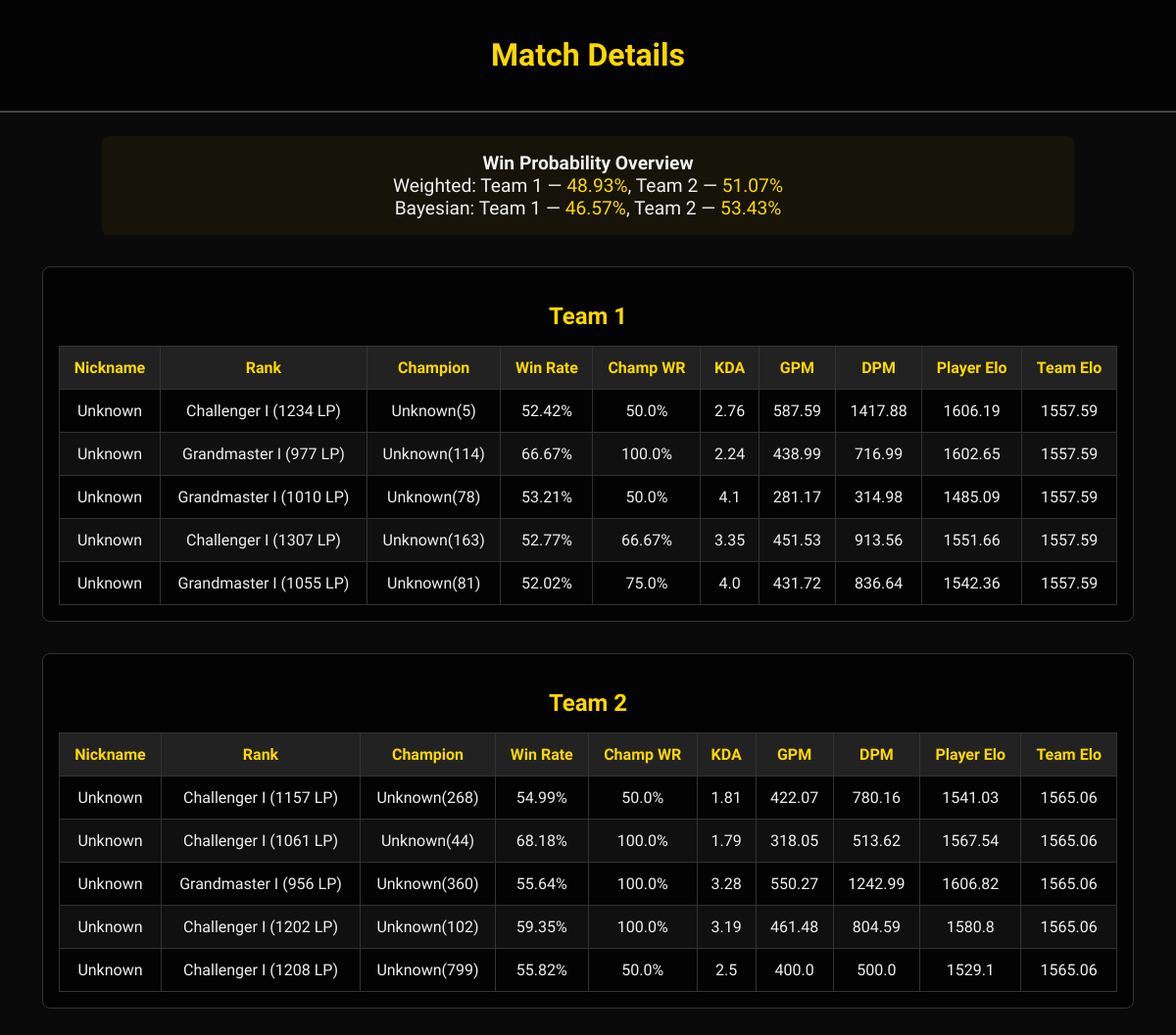
/match/2, run on the app's committed database.
### tables this page shows
CREATE TABLE matches (
            match_id INTEGER PRIMARY KEY AUTOINCREMENT,
            summoner TEXT NOT NULL,
            server TEXT NOT NULL,
            timestamp TEXT NOT NULL,
            team1_win_probability REAL,
            team2_win_probability REAL,
            team1_win_probability_bayes REAL,
            team2_win_probability_bayes REAL
        );

CREATE TABLE players (
            player_id INTEGER PRIMARY KEY AUTOINCREMENT,
            match_id INTEGER NOT NULL,
            nickname TEXT NOT NULL,
            champion TEXT NOT NULL,
            rank TEXT,
            general_winrate REAL,
            champion_winrate REAL,
            kda REAL,
            gold_per_minute REAL,
            damage_per_minute REAL,
            FOREIGN KEY (match_id) REFERENCES matches(match_id)
        );

### app.py (the view)
@app.route('/match/<int:match_id>')
def match_details(match_id):
    match = get_match_by_id(match_id)
    players = get_match_data(match_id)
    return render_template("match_details.html", match=match, players=players)

### database.py (called while the page is built)
def get_match_by_id(match_id):
    conn = sqlite3.connect(DB_PATH)
    cursor = conn.cursor()
    cursor.execute("""
        SELECT * FROM matches WHERE match_id = ?
    """, (match_id,))
    match = cursor.fetchone()
    conn.close()
    return match

### elo_calculator.py (called while the page is built)
def convert_rank_to_elo(rank_str):
    match = re.match(r"(\w+) (\d) \((\d+)LP\)", rank_str)
    if not match:
        return 1500  # Default for unranked
    tier, division, lp = match.groups()
    base = rank_values.get(tier, 1500)
    bonus = (4 - int(division)) * 50
    return base + bonus + int(lp)

def stat_influence(value, metric, weight):
    try:
        value = float(value)
    except:
        value = pop_means[metric]
    z = (value - pop_means[metric]) / pop_std[metric]
    return z * weight * 100  # influence in Elo units

def calculate_player_elo(player):
    rank_elo = convert_rank_to_elo(player.get("rank", "Unranked"))
    winrate_infl = stat_influence(player.get("general_winrate", 50), "win_rate", weights["win_rate"])
    kda_infl = stat_influence(player.get("kda", 2.5), "kda", weights["kda"])
    gpm_infl = stat_influence(player.get("gold_per_minute", 400), "gold_per_minute", weights["gold_per_minute"])
    dpm_infl = stat_influence(player.get("damage_per_minute", 500), "damage_per_minute", weights["damage_per_minute"])
    total_elo = rank_elo + winrate_infl + kda_infl + gpm_infl + dpm_infl
    return total_elo

### templates/match_details.html (shortened to what this page needs)
<!DOCTYPE html>
<html lang="en">
<head>
</head>
<body>
  <header>
    <h1>Match Details</h1>
  </header>
  <div class="overview">
    <strong>Win Probability Overview</strong><br>
    Weighted: Team 1 — <span style="color: gold;">{{ match[4] }}%</span>, Team 2 — <span style="color: gold;">{{ match[5] }}%</span><br>
    Bayesian: Team 1 — <span style="color: gold;">{{ match[6] }}%</span>, Team 2 — <span style="color: gold;">{{ match[7] }}%</span>
  </div>
  <div class="team-section">
    <h2>Team 1</h2>
    <table>
      <thead>
        <tr>
          <th>Nickname</th>
          <th>Rank</th>
          <th>Champion</th>
          <th>Win Rate</th>
          <th>Champ WR</th>
          <th>KDA</th>
          <th>GPM</th>
          <th>DPM</th>
          <th>Player Elo</th>
          <th>Team Elo</th>
        </tr>
      </thead>
      <tbody>
        {% for player in players[:5] %}
        <tr>
          <td>{{ player[0] }}</td>
          <td>{{ player[1] }}</td>
          <td>{{ player[2] }}</td>
          <td>{{ player[3] }}%</td>
          <td>{{ player[4] }}%</td>
          <td>{{ player[5] }}</td>
          <td>{{ player[6] }}</td>
          <td>{{ player[7] }}</td>
          <td>{{ player[8] }}</td>
          <td>{{ player[9] }}</td>
        </tr>
        {% endfor %}
      </tbody>
    </table>
  </div>
  <div class="team-section">
    <h2>Team 2</h2>
    <table>
      <thead>
        <tr>
          <th>Nickname</th>
          <th>Rank</th>
          <th>Champion</th>
          <th>Win Rate</th>
          <th>Champ WR</th>
          <th>KDA</th>
          <th>GPM</th>
          <th>DPM</th>
          <th>Player Elo</th>
          <th>Team Elo</th>
        </tr>
      </thead>
      <tbody>
        {% for player in players[5:] %}
        <tr>
          <td>{{ player[0] }}</td>
          <td>{{ player[1] }}</td>
          <td>{{ player[2] }}</td>
          <td>{{ player[3] }}%</td>
          <td>{{ player[4] }}%</td>
          <td>{{ player[5] }}</td>
          <td>{{ player[6] }}</td>
          <td>{{ player[7] }}</td>
          <td>{{ player[8] }}</td>
          <td>{{ player[9] }}</td>
        </tr>
        {% endfor %}
      </tbody>
    </table>
  </div>
</body>
</html>

### templates/match_details.html (style rules this page uses)
body { font-family: 'Beaufort for LOL', serif; margin: 0; background-color: #0a0a0a; color: #f0f0f0; background-size: cover; background-position: center; background-repeat: no-repeat; }
header { background-color: rgba(0, 0, 0, 0.7); padding: 1rem 2rem; border-bottom: 2px solid #444; text-align: center; }
h1 { color: gold; font-size: 2rem; }
.team-section { width: 90%; margin: 2rem auto; padding: 1rem; background-color: rgba(0, 0, 0, 0.7); border: 1px solid #333; border-radius: 8px; }
h2 { text-align: center; color: gold; margin-bottom: 1rem; }
.overview { text-align: center; font-size: 1.2rem; margin: 1.5rem auto; background-color: rgba(255, 215, 0, 0.05); padding: 1rem; border-radius: 6px; width: 80%; }
table { width: 100%; border-collapse: collapse; }
th, td { border: 1px solid #333; padding: 0.75rem; text-align: center; }
th { background-color: #222; color: gold; }
tr:nth-child(even) { background-color: rgba(255, 255, 255, 0.05); }

### data on the page
matches: team1_win_probability "48.93", team2_win_probability "51.07", team1_win_probability_bayes "46.57", team2_win_probability_bayes "53.43"
players: nickname "Unknown", rank "Challenger I (1234 LP)", champion "Unknown(5)", general_winrate "52.42", champion_winrate "50.0", kda "2.76", gold_per_minute "587.59", damage_per_minute "1417.88", player "1606.19", player "1557.59"
players: nickname "Unknown", rank "Grandmaster I (977 LP)", champion "Unknown(114)", general_winrate "66.67", champion_winrate "100.0", kda "2.24", gold_per_minute "438.99", damage_per_minute "716.99", player "1602.65", player "1557.59"
players: nickname "Unknown", rank "Grandmaster I (1010 LP)", champion "Unknown(78)", general_winrate "53.21", champion_winrate "50.0", kda "4.1", gold_per_minute "281.17", damage_per_minute "314.98", player "1485.09", player "1557.59"
players: nickname "Unknown", rank "Challenger I (1307 LP)", champion "Unknown(163)", general_winrate "52.77", champion_winrate "66.67", kda "3.35", gold_per_minute "451.53", damage_per_minute "913.56", player "1551.66", player "1557.59"
players: nickname "Unknown", rank "Grandmaster I (1055 LP)", champion "Unknown(81)", general_winrate "52.02", champion_winrate "75.0", kda "4.0", gold_per_minute "431.72", damage_per_minute "836.64", player "1542.36", player "1557.59"
players: nickname "Unknown", rank "Challenger I (1157 LP)", champion "Unknown(268)", general_winrate "54.99", champion_winrate "50.0", kda "1.81", gold_per_minute "422.07", damage_per_minute "780.16", player "1541.03", player "1565.06"
players: nickname "Unknown", rank "Challenger I (1061 LP)", champion "Unknown(44)", general_winrate "68.18", champion_winrate "100.0", kda "1.79", gold_per_minute "318.05", damage_per_minute "513.62", player "1567.54", player "1565.06"
players: nickname "Unknown", rank "Grandmaster I (956 LP)", champion "Unknown(360)", general_winrate "55.64", champion_winrate "100.0", kda "3.28", gold_per_minute "550.27", damage_per_minute "1242.99", player "1606.82", player "1565.06"
players: nickname "Unknown", rank "Challenger I (1202 LP)", champion "Unknown(102)", general_winrate "59.35", champion_winrate "100.0", kda "3.19", gold_per_minute "461.48", damage_per_minute "804.59", player "1580.8", player "1565.06"
players: nickname "Unknown", rank "Challenger I (1208 LP)", champion "Unknown(799)", general_winrate "55.82", champion_winrate "50.0", kda "2.5", gold_per_minute "400.0", damage_per_minute "500.0", player "1529.1", player "1565.06"
